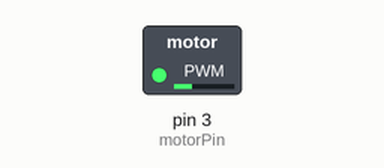
The sketch below on a simulated Arduino Uno, built with avr-gcc and run on an emulated ATmega328P. Parts: switched loads named in the sketch (green lamp = pin HIGH).

Above: at 0.1 s.
At 8.1 s:
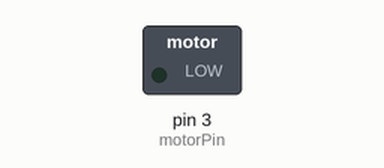
Timing chart, 0 to 9.6 s (numbered marks = the images above):
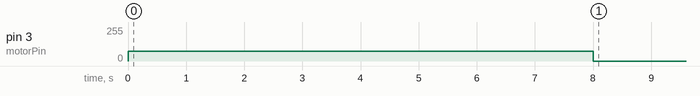

The sketch:

FerrisWheelV0.ino
```cpp
int motorPin = 3;
int motorSpeed = 75;
int rideLength = 8000;
int count = 0;

void setup() {
// Set up the motor pin to be an output:
pinMode(motorPin, OUTPUT);
// Set up the serial port:
Serial.begin(9600);
}


void loop()
{
  if(count==0) {
  analogWrite(motorPin, motorSpeed);
  delay(rideLength);
  count++;
  }

  analogWrite(motorPin, 0);

}
```

Measured:
- by itself, pin 3 (motorPin): 0/255 → 75/255 at 0.00 s, → 0/255 8.0 s later
